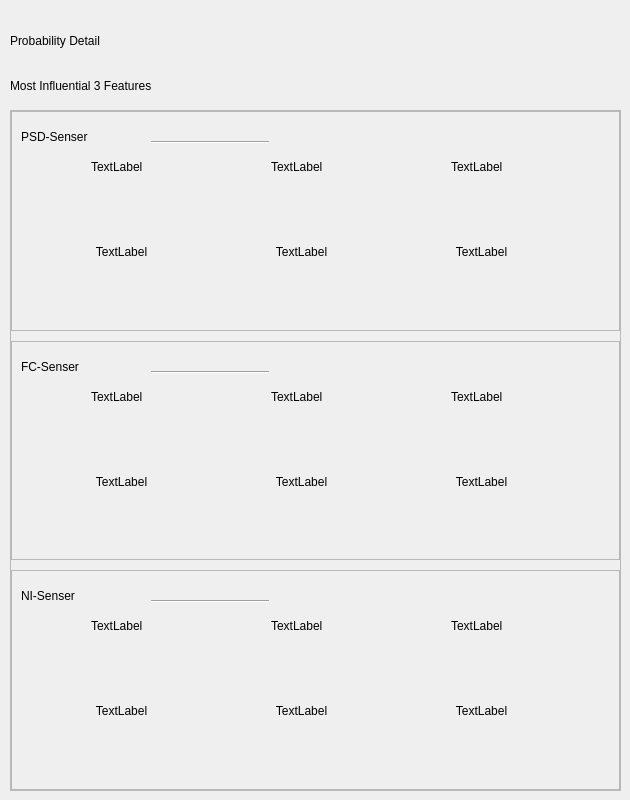
<?xml version="1.0" encoding="UTF-8"?>
<ui version="4.0">
 <class>Dialog</class>
 <widget class="QDialog" name="Dialog">
  <property name="geometry">
   <rect>
    <x>0</x>
    <y>0</y>
    <width>630</width>
    <height>800</height>
   </rect>
  </property>
  <property name="minimumSize">
   <size>
    <width>610</width>
    <height>800</height>
   </size>
  </property>
  <property name="maximumSize">
   <size>
    <width>630</width>
    <height>800</height>
   </size>
  </property>
  <property name="windowTitle">
   <string>Dialog</string>
  </property>
  <widget class="QLabel" name="label">
   <property name="geometry">
    <rect>
     <x>10</x>
     <y>10</y>
     <width>301</width>
     <height>61</height>
    </rect>
   </property>
   <property name="styleSheet">
    <string notr="true">font: 90 28pt &quot;맑은 고딕&quot;;</string>
   </property>
   <property name="text">
    <string>Probability Detail</string>
   </property>
  </widget>
  <widget class="QLabel" name="label_2">
   <property name="geometry">
    <rect>
     <x>10</x>
     <y>70</y>
     <width>501</width>
     <height>31</height>
    </rect>
   </property>
   <property name="styleSheet">
    <string notr="true">font: 90 24pt &quot;맑은 고딕&quot;;</string>
   </property>
   <property name="text">
    <string>Most Influential 3 Features</string>
   </property>
  </widget>
  <widget class="QFrame" name="frame">
   <property name="geometry">
    <rect>
     <x>10</x>
     <y>110</y>
     <width>611</width>
     <height>681</height>
    </rect>
   </property>
   <property name="frameShape">
    <enum>QFrame::StyledPanel</enum>
   </property>
   <property name="frameShadow">
    <enum>QFrame::Raised</enum>
   </property>
   <layout class="QVBoxLayout" name="verticalLayout">
    <property name="spacing">
     <number>10</number>
    </property>
    <property name="leftMargin">
     <number>0</number>
    </property>
    <property name="topMargin">
     <number>0</number>
    </property>
    <property name="rightMargin">
     <number>0</number>
    </property>
    <property name="bottomMargin">
     <number>0</number>
    </property>
    <item>
     <widget class="QFrame" name="frame_2">
      <property name="frameShape">
       <enum>QFrame::StyledPanel</enum>
      </property>
      <property name="frameShadow">
       <enum>QFrame::Raised</enum>
      </property>
      <widget class="QLabel" name="label_3">
       <property name="geometry">
        <rect>
         <x>10</x>
         <y>10</y>
         <width>121</width>
         <height>31</height>
        </rect>
       </property>
       <property name="styleSheet">
        <string notr="true">font: 90 16pt &quot;맑은 고딕&quot;;</string>
       </property>
       <property name="text">
        <string>PSD-Senser</string>
       </property>
      </widget>
      <widget class="QLabel" name="label_4">
       <property name="geometry">
        <rect>
         <x>80</x>
         <y>50</y>
         <width>56</width>
         <height>12</height>
        </rect>
       </property>
       <property name="text">
        <string>TextLabel</string>
       </property>
      </widget>
      <widget class="QLabel" name="label_5">
       <property name="geometry">
        <rect>
         <x>40</x>
         <y>70</y>
         <width>141</width>
         <height>141</height>
        </rect>
       </property>
       <property name="text">
        <string>TextLabel</string>
       </property>
       <property name="alignment">
        <set>Qt::AlignCenter</set>
       </property>
      </widget>
      <widget class="QLabel" name="label_6">
       <property name="geometry">
        <rect>
         <x>260</x>
         <y>50</y>
         <width>56</width>
         <height>12</height>
        </rect>
       </property>
       <property name="text">
        <string>TextLabel</string>
       </property>
      </widget>
      <widget class="QLabel" name="label_7">
       <property name="geometry">
        <rect>
         <x>220</x>
         <y>70</y>
         <width>141</width>
         <height>141</height>
        </rect>
       </property>
       <property name="text">
        <string>TextLabel</string>
       </property>
       <property name="alignment">
        <set>Qt::AlignCenter</set>
       </property>
      </widget>
      <widget class="QLabel" name="label_8">
       <property name="geometry">
        <rect>
         <x>440</x>
         <y>50</y>
         <width>56</width>
         <height>12</height>
        </rect>
       </property>
       <property name="text">
        <string>TextLabel</string>
       </property>
      </widget>
      <widget class="QLabel" name="label_9">
       <property name="geometry">
        <rect>
         <x>400</x>
         <y>70</y>
         <width>141</width>
         <height>141</height>
        </rect>
       </property>
       <property name="text">
        <string>TextLabel</string>
       </property>
       <property name="alignment">
        <set>Qt::AlignCenter</set>
       </property>
      </widget>
      <widget class="Line" name="line">
       <property name="geometry">
        <rect>
         <x>140</x>
         <y>30</y>
         <width>118</width>
         <height>3</height>
        </rect>
       </property>
       <property name="orientation">
        <enum>Qt::Horizontal</enum>
       </property>
      </widget>
     </widget>
    </item>
    <item>
     <widget class="QFrame" name="frame_3">
      <property name="frameShape">
       <enum>QFrame::StyledPanel</enum>
      </property>
      <property name="frameShadow">
       <enum>QFrame::Raised</enum>
      </property>
      <widget class="QLabel" name="label_17">
       <property name="geometry">
        <rect>
         <x>440</x>
         <y>50</y>
         <width>56</width>
         <height>12</height>
        </rect>
       </property>
       <property name="text">
        <string>TextLabel</string>
       </property>
      </widget>
      <widget class="QLabel" name="label_18">
       <property name="geometry">
        <rect>
         <x>400</x>
         <y>70</y>
         <width>141</width>
         <height>141</height>
        </rect>
       </property>
       <property name="text">
        <string>TextLabel</string>
       </property>
       <property name="alignment">
        <set>Qt::AlignCenter</set>
       </property>
      </widget>
      <widget class="Line" name="line_3">
       <property name="geometry">
        <rect>
         <x>140</x>
         <y>30</y>
         <width>118</width>
         <height>3</height>
        </rect>
       </property>
       <property name="orientation">
        <enum>Qt::Horizontal</enum>
       </property>
      </widget>
      <widget class="QLabel" name="label_19">
       <property name="geometry">
        <rect>
         <x>260</x>
         <y>50</y>
         <width>56</width>
         <height>12</height>
        </rect>
       </property>
       <property name="text">
        <string>TextLabel</string>
       </property>
      </widget>
      <widget class="QLabel" name="label_20">
       <property name="geometry">
        <rect>
         <x>10</x>
         <y>10</y>
         <width>121</width>
         <height>31</height>
        </rect>
       </property>
       <property name="styleSheet">
        <string notr="true">font: 90 16pt &quot;맑은 고딕&quot;;</string>
       </property>
       <property name="text">
        <string>FC-Senser</string>
       </property>
      </widget>
      <widget class="QLabel" name="label_21">
       <property name="geometry">
        <rect>
         <x>80</x>
         <y>50</y>
         <width>56</width>
         <height>12</height>
        </rect>
       </property>
       <property name="text">
        <string>TextLabel</string>
       </property>
      </widget>
      <widget class="QLabel" name="label_22">
       <property name="geometry">
        <rect>
         <x>220</x>
         <y>70</y>
         <width>141</width>
         <height>141</height>
        </rect>
       </property>
       <property name="text">
        <string>TextLabel</string>
       </property>
       <property name="alignment">
        <set>Qt::AlignCenter</set>
       </property>
      </widget>
      <widget class="QLabel" name="label_23">
       <property name="geometry">
        <rect>
         <x>40</x>
         <y>70</y>
         <width>141</width>
         <height>141</height>
        </rect>
       </property>
       <property name="text">
        <string>TextLabel</string>
       </property>
       <property name="alignment">
        <set>Qt::AlignCenter</set>
       </property>
      </widget>
     </widget>
    </item>
    <item>
     <widget class="QFrame" name="frame_4">
      <property name="frameShape">
       <enum>QFrame::StyledPanel</enum>
      </property>
      <property name="frameShadow">
       <enum>QFrame::Raised</enum>
      </property>
      <widget class="Line" name="line_4">
       <property name="geometry">
        <rect>
         <x>140</x>
         <y>30</y>
         <width>118</width>
         <height>3</height>
        </rect>
       </property>
       <property name="orientation">
        <enum>Qt::Horizontal</enum>
       </property>
      </widget>
      <widget class="QLabel" name="label_24">
       <property name="geometry">
        <rect>
         <x>400</x>
         <y>70</y>
         <width>141</width>
         <height>141</height>
        </rect>
       </property>
       <property name="text">
        <string>TextLabel</string>
       </property>
       <property name="alignment">
        <set>Qt::AlignCenter</set>
       </property>
      </widget>
      <widget class="QLabel" name="label_25">
       <property name="geometry">
        <rect>
         <x>220</x>
         <y>70</y>
         <width>141</width>
         <height>141</height>
        </rect>
       </property>
       <property name="text">
        <string>TextLabel</string>
       </property>
       <property name="alignment">
        <set>Qt::AlignCenter</set>
       </property>
      </widget>
      <widget class="QLabel" name="label_26">
       <property name="geometry">
        <rect>
         <x>440</x>
         <y>50</y>
         <width>56</width>
         <height>12</height>
        </rect>
       </property>
       <property name="text">
        <string>TextLabel</string>
       </property>
      </widget>
      <widget class="QLabel" name="label_27">
       <property name="geometry">
        <rect>
         <x>80</x>
         <y>50</y>
         <width>56</width>
         <height>12</height>
        </rect>
       </property>
       <property name="text">
        <string>TextLabel</string>
       </property>
      </widget>
      <widget class="QLabel" name="label_28">
       <property name="geometry">
        <rect>
         <x>10</x>
         <y>10</y>
         <width>121</width>
         <height>31</height>
        </rect>
       </property>
       <property name="styleSheet">
        <string notr="true">font: 90 16pt &quot;맑은 고딕&quot;;</string>
       </property>
       <property name="text">
        <string>NI-Senser</string>
       </property>
      </widget>
      <widget class="QLabel" name="label_29">
       <property name="geometry">
        <rect>
         <x>260</x>
         <y>50</y>
         <width>56</width>
         <height>12</height>
        </rect>
       </property>
       <property name="text">
        <string>TextLabel</string>
       </property>
      </widget>
      <widget class="QLabel" name="label_30">
       <property name="geometry">
        <rect>
         <x>40</x>
         <y>70</y>
         <width>141</width>
         <height>141</height>
        </rect>
       </property>
       <property name="text">
        <string>TextLabel</string>
       </property>
       <property name="alignment">
        <set>Qt::AlignCenter</set>
       </property>
      </widget>
     </widget>
    </item>
   </layout>
  </widget>
 </widget>
 <resources/>
 <connections/>
</ui>
